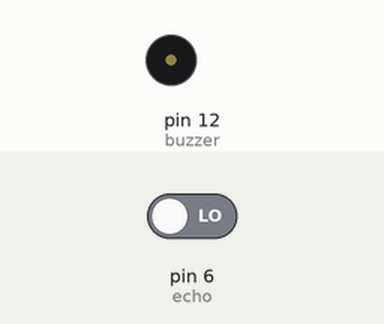
Bench run of a sketch on a simulated Arduino Uno, built with avr-gcc and run on an emulated ATmega328P. Parts: buzzer (waves = sounding). Inputs (shaded band) come from the test bench; at power-on: pin 6 (echo) LOW. What the sketch prints to the serial monitor is not drawn.

Above: at 0.1 s.
At 1.1 s:
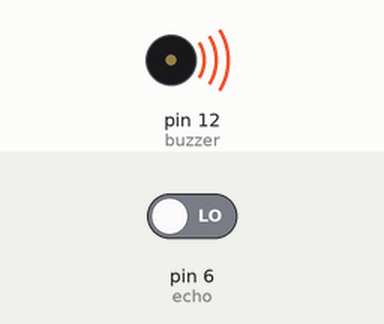
Timing chart, 0 to 2.6 s (numbered marks = the images above):
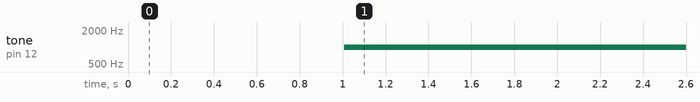

The sketch:

Ultrasonico_Buzzer.ino
```cpp
#define trig 7  //Emisor del pulso o señal
#define echo 6  //Receptor "del eco" del pulso o señal
#define buzzer 12 //Zumbador

void setup(){
  pinMode(trig, OUTPUT);
  pinMode(echo, INPUT);
  pinMode(buzzer, OUTPUT);
  Serial.begin(9600);
}

void loop(){
  long duracion, distancia; //Establecemos duracion y distancia como varialbes númericas extensas

  digitalWrite(trig, LOW);
  delay(2);
  digitalWrite(trig, HIGH);
  delay(5);
  digitalWrite(trig, LOW);

  duracion = pulseIn(echo, HIGH); //Medimos el tiempo que la señal tarde en volver al sensor en microsegundos
  distancia = (duracion/2) * 0.0343; //La distancia es el tiempo por la velocidad del sonido (343 m/s = 0.0343 cm/microsegundo)

  if(distancia < 100){  //Si la distancia es menor de un metro
    tone(buzzer, 1000); //Suena el zumbador con una frecuencia de 1000Hz
    delay(5000);
  }else{
    noTone(buzzer);
  }
  Serial.println("Distancia");
  delay(1000);
  Serial.println(distancia);
}
```

Measured:
- by itself, tone on pin 12 (buzzer): silent → 1000 Hz at 1.0 s
